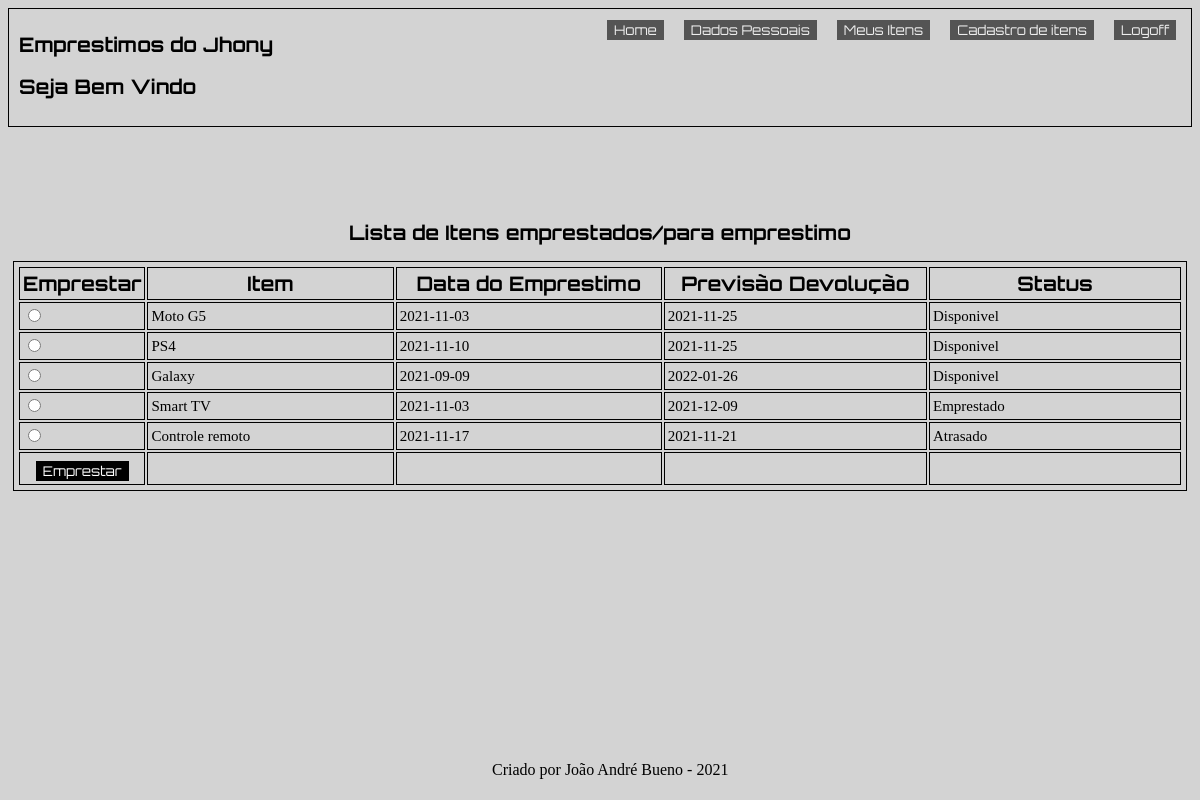
The page / on the database its author committed.
### tables this page shows
CREATE TABLE `item` (
  `id_item` int(11) NOT NULL,
  `nomeitem` varchar(50) DEFAULT NULL,
  `dataemprestimo` date DEFAULT NULL,
  `contatodestinatario` varchar(11) DEFAULT NULL,
  `datadevolucao` date DEFAULT NULL,
  `estatus` varchar(255) DEFAULT NULL,
  `id_usuario` int(11) DEFAULT NULL,
  `usuariolocatario` varchar(50) DEFAULT NULL
);

### services/tabeladeitens.php (called while the page is built)
<?php
    include ('conexao.php');
mysqli_select_db($connect, DATABASE);
$query = sprintf("SELECT id_item,nomeitem, dataemprestimo, datadevolucao,estatus,usuariolocatario FROM `item`;");
$dados = mysqli_query($connect, $query);
?>

### index.php (the view, shortened to what this page needs)
<!DOCTYPE html>
<html lang="en">
<head>
</head>
<link rel="stylesheet" href="style/index.css">
<link rel="stylesheet" href="style\index.css">
<body>
<?php include 'services/tabeladeitens.php';?>
<header>
    <hgroup>
        <h1>Emprestimos do Jhony</h1>
        <h2>Seja Bem Vindo <?php session_start(); echo '<h2>'; print_r (ucfirst($_SESSION['usuario'])); echo '</h2>';?></h2>
    </hgroup>
    <aside>
        <nav>
            <ul id="Menu">
                <li><a href="index.php"><input type="button" value="Home"></a></li>
                <li><a href="dadospessoais.php"><input type="button" value="Dados Pessoais"></a></li>
                <li><a href="meusitens.php"><input type="button" value="Meus Itens"></a></li>
                <li><a href="cadastroitens.php"><input type="button" value="Cadastro de itens"></a></li>
                <li><a href="login.php"><input type="button" value="Logoff"><?php session_abort(); ?></a></li>
            </ul>
        </nav>
    </aside>
</header>
<main>
    <article>
        <table>
            <form action="services/emprestaritem.php" method="POST">
            <caption id="leg"><h2>Lista de Itens emprestados/para emprestimo</h2></caption>
            <thead><tr><th style="width: 1%">Emprestar</th><th>Item</th><th>Data do Emprestimo</th><th>Previsão Devolução</th><th>Status</th></tr></thead>
            <tbody>
            <?php
            while ($linhas = mysqli_fetch_assoc($dados)){
                echo '<tr>';
                    echo '<td>';
                    echo '<input name="item" type="radio" value="'.$linhas["id_item"].'">';
                    echo '</td>';
                foreach ($linhas as $key => $linha) {
                    if ($key != 'id_item' and $key != 'usuariolocatario') {
                        echo '<td>';
                        echo $linha;
                        echo '</td>';
                    }}
                echo '</tr>';
            } ?>
            </tbody>
                <tfoot><tr><th><input type="submit" value="Emprestar"></th></th><th></th><th></th><th></th><th></tr></tfoot>
            </form>
        </table>
    </article>
</main>
<footer>
    <p>Criado por João André Bueno - 2021</p>
</footer>
</body>
</html>

### style/index.css (style rules this page uses)
#opcoes,a { padding: 5px; }
li { list-style: none; }
body { background-color: lightgray; }
h1 { font-family: 'Orbitron', sans-serif; font-size: 20px; color:black; }
h2 { font-family: 'Orbitron', sans-serif; font-size: 15px; color:black; }
#Menu,input:hover { opacity: 60%; }
#Menu { position: absolute; display: flex; float: top; width: 468px; height: 26px; margin: 0; padding: 5px; top: 10px; right: 130px; }
table { position: absolute; top: 200px; left: 10px; right: 10px; }
table,td,th { margin: 3px; padding: 3px; }
td,th { width: 300px; height: 15px; table-layout: fixed; font-size: 15px; }
footer { position: absolute; bottom: 5px; left: 41%; right: 35%; }
li { list-style: none; margin: 5px; }
input { font-family: 'Orbitron', sans-serif; background: black; border: 1px solid black; color: white; }
h2,th,h1 { font-family: 'Orbitron', sans-serif; font-size: 20px; }
tbody,thead,tr,td,th,table { border: 1px black solid; }
hgroup { border: 1px solid black; padding: 10px; }

### rows shown on the page
item: nomeitem "Moto G5", dataemprestimo "2021-11-03", datadevolucao "2021-11-25", estatus "Disponivel"
item: nomeitem "PS4", dataemprestimo "2021-11-10", datadevolucao "2021-11-25", estatus "Disponivel"
item: nomeitem "Galaxy", dataemprestimo "2021-09-09", datadevolucao "2022-01-26", estatus "Disponivel"
item: nomeitem "Smart TV", dataemprestimo "2021-11-03", datadevolucao "2021-12-09", estatus "Emprestado"
item: nomeitem "Controle remoto", dataemprestimo "2021-11-17", datadevolucao "2021-11-21", estatus "Atrasado"
